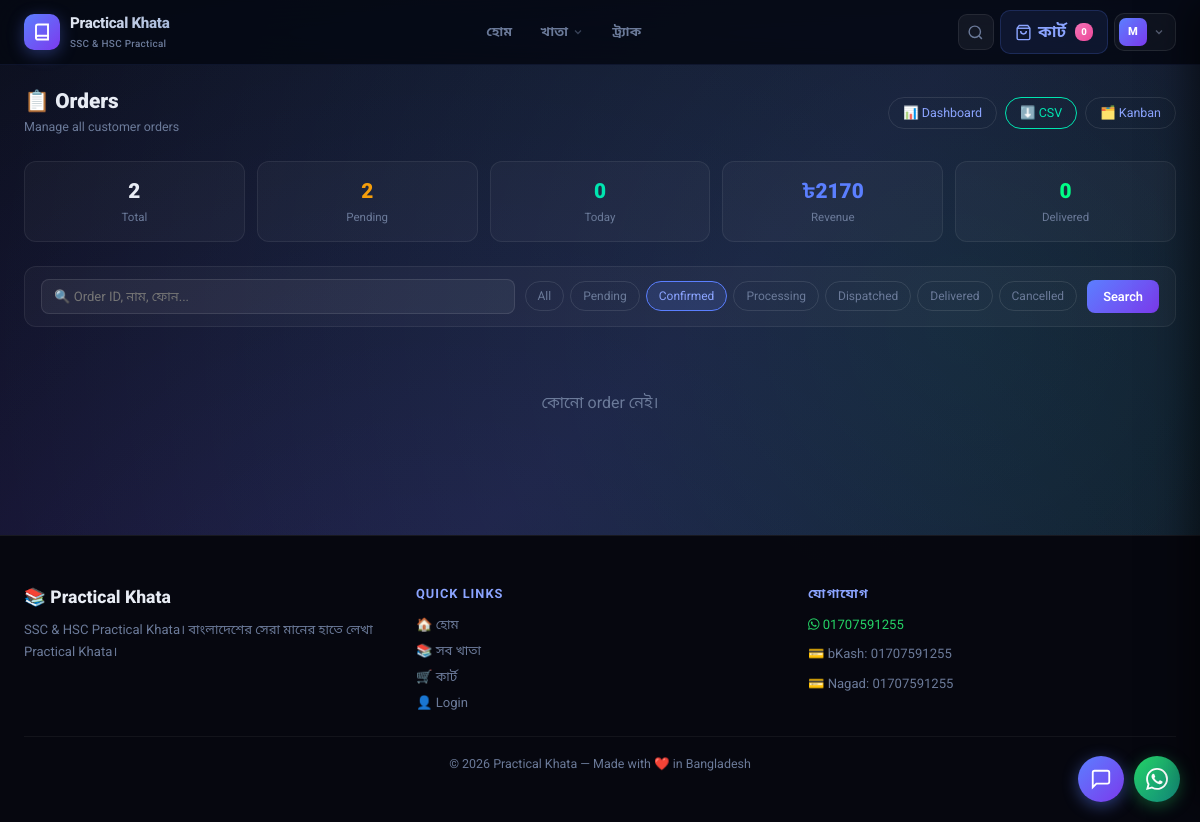
Page /manage/orders/?status=confirmed (signed in) on the committed database.
### core/models.py (models this page shows, shortened)
class SiteSettings(models.Model):
    site_name        = models.CharField(max_length=100, default='Practical Khata')
    tagline          = models.CharField(max_length=200, default='SSC & HSC Practical Khata')
    whatsapp_number  = models.CharField(max_length=20, default='8801707591255')
    delivery_charge  = models.DecimalField(max_digits=6, decimal_places=2, default=110)
    free_delivery_above = models.DecimalField(max_digits=8, decimal_places=2, default=0,
                          help_text='0 means no free delivery threshold')
    bkash_number     = models.CharField(max_length=20, blank=True, default='01707591255')
    nagad_number     = models.CharField(max_length=20, blank=True, default='01707591255')
    chat_enabled     = models.BooleanField(default=True, help_text='Show AI chat widget')
    chat_welcome_msg = models.CharField(max_length=300,
                       default='আসসালামু আলাইকুম! 👋 কীভাবে সাহায্য করতে পারি?')
    meta_description = models.TextField(blank=True,
                       default='Buy SSC & HSC Practical Khata online in Bangladesh.')
    meta_keywords    = models.CharField(max_length=300, blank=True,
                       default='practical khata, SSC, HSC, Bangladesh')
    og_image         = models.ImageField(upload_to='site/', blank=True, null=True)
    class Meta:
        verbose_name = 'Site Settings'
        verbose_name_plural = 'Site Settings'
    @classmethod
    def get(cls):
        obj, _ = cls.objects.get_or_create(pk=1)
        return obj

### core/views.py (the view)
# urls.py: path('manage/orders/', views.admin_orders, name='admin_orders'),
@staff_required
def admin_orders(request):
    status_filter = request.GET.get('status', '')
    search = request.GET.get('search', '').strip()
    orders = Order.objects.prefetch_related('items__product').order_by('-created_at')
    if status_filter:
        orders = orders.filter(status=status_filter)
    if search:
        orders = orders.filter(
            Q(customer_name__icontains=search) |
            Q(phone__icontains=search) |
            Q(id__icontains=search)
        )
    all_orders = Order.objects.all()
    stats = {
        'total_revenue': all_orders.aggregate(s=Sum('total_amount'))['s'] or 0,
        'pending_count': all_orders.filter(status='pending').count(),
        'today_count':   all_orders.filter(created_at__date=timezone.now().date()).count(),
        'total_count':   all_orders.count(),
        'delivered_count': all_orders.filter(status='delivered').count(),
    }
    paginator = Paginator(orders, 20)
    orders_page = paginator.get_page(request.GET.get('page', 1))
    return render(request, 'admin_orders.html', {
        'orders': orders_page,
        'status_filter': status_filter,
        'search': search,
        'stats': stats,
        'status_choices': Order.STATUS_CHOICES,
    })

### templates/admin_orders.html (shortened to what this page needs)
{% extends 'base.html' %}
{% block content %}
<section class="py-4">
<div class="container-fluid px-3 px-md-4">
  <div class="d-flex align-items-center justify-content-between flex-wrap gap-3 mb-4">
    <div>
      <h1 style="font-size:1.3rem !important; font-weight:900 !important; color:#e8ecf4; margin:0;">📋 Orders</h1>
      <p style="font-size:0.78rem; color:#6b7a99; margin:2px 0 0;">Manage all customer orders</p>
    </div>
    <div class="d-flex gap-2 flex-wrap align-items-center">
      <a href="{% url 'admin_dashboard' %}" class="ao-pill">📊 Dashboard</a>
      <a href="{% url 'export_orders_csv' %}{% if status_filter %}?status={{ status_filter }}{% endif %}" class="ao-pill ao-pill--green">⬇️ CSV</a>
      <button class="ao-pill ao-pill--toggle" id="viewToggle" onclick="toggleView()">🗂️ Kanban</button>
    </div>
  </div>
  <div class="ao-stats-row mb-4">
    <div class="ao-stat">
      <div class="ao-stat-num">{{ stats.total_count }}</div>
      <div class="ao-stat-label">Total</div>
    </div>
    <div class="ao-stat">
      <div class="ao-stat-num" style="color:#f59e0b;">{{ stats.pending_count }}</div>
      <div class="ao-stat-label">Pending</div>
    </div>
    <div class="ao-stat">
      <div class="ao-stat-num" style="color:#00e5b0;">{{ stats.today_count }}</div>
      <div class="ao-stat-label">Today</div>
    </div>
    <div class="ao-stat">
      <div class="ao-stat-num" style="color:#5b7fff;">৳{{ stats.total_revenue|floatformat:0 }}</div>
      <div class="ao-stat-label">Revenue</div>
    </div>
    <div class="ao-stat">
      <div class="ao-stat-num" style="color:#00ff87;">{{ stats.delivered_count }}</div>
      <div class="ao-stat-label">Delivered</div>
    </div>
  </div>
  <form method="GET" class="ao-search-bar mb-3" id="filterForm">
    <input type="text" name="search" value="{{ search }}" placeholder="🔍 Order ID, নাম, ফোন..." class="ao-search-input">
    <div class="ao-filters">
      <a href="{% url 'admin_orders' %}" class="ao-filter-btn {% if not status_filter %}active{% endif %}">All</a>
      {% for val, label in status_choices %}
      <a href="?status={{ val }}{% if search %}&search={{ search }}{% endif %}"
         class="ao-filter-btn {% if status_filter == val %}active{% endif %}">{{ label }}</a>
      {% endfor %}
    </div>
    <button type="submit" class="ao-search-btn">Search</button>
  </form>
  <div id="listView">
    {% for order in orders %}
    <div class="ao-card" data-order-id="{{ order.id }}" data-status="{{ order.status }}">
      <div class="ao-card-top">
        <div class="d-flex align-items-center gap-2 flex-wrap">
          <span class="ao-order-id">{{ order.order_id|default:order.id }}</span>
          <span class="ao-name">{{ order.customer_name }}</span>
          <span class="ao-phone">{{ order.phone }}</span>
          {% if order.payment_status == 'paid' %}
          <span class="ao-paid-badge">✓ PAID</span>
          {% endif %}
        </div>
        <div class="d-flex align-items-center gap-2">
          <span class="dao-status status-{{ order.status }}">{{ order.get_status_display }}</span>
          <span class="ao-date">{{ order.created_at|date:"d M, H:i" }}</span>
        </div>
      </div>
      <div class="ao-items-row">
        {% for item in order.items.all %}
        <span class="dao-item-tag">{{ item.product.name }} ×{{ item.quantity }}</span>
        {% endfor %}
      </div>
      <div class="ao-address">📍 {{ order.address }}</div>
      <div class="ao-card-footer">
        <div class="ao-total">৳{{ order.final_amount|floatformat:0 }}
          {% if order.discount %}<span class="ao-discount">−৳{{ order.discount|floatformat:0 }}</span>{% endif %}
        </div>
        <div class="ao-update-inline" data-order="{{ order.id }}"
             data-ajax-url="{% url 'update_order_status_ajax' order.id %}">
          <select class="ao-select ao-ajax-select">
            {% for val, label in status_choices %}
            <option value="{{ val }}" {% if order.status == val %}selected{% endif %}>{{ label }}</option>
            {% endfor %}
          </select>
          <input type="text" class="ao-note-input ao-ajax-note" value="{{ order.tracking_note }}" placeholder="Note (optional)">
          <button class="ao-update-btn ao-ajax-save-btn">Save</button>
          <span class="ao-save-status"></span>
          <a href="{% url 'order_tracking' order.id %}" class="ao-track-link" target="_blank">Tracking →</a>
        </div>
      </div>
    </div>
    {% empty %}
    <div style="text-align:center; padding:48px; color:#6b7a99;">কোনো order নেই।</div>
    {% endfor %}
  </div>
</div>
</section>
{% endblock %}

### templates/base.html (shortened to what this page needs)
<!DOCTYPE html>
<html lang="bn">
{% load static %}
<head>
    <link href="https://cdn.jsdelivr.net/npm/bootstrap@5.3.0/dist/css/bootstrap.min.css" rel="stylesheet">
    <link rel="stylesheet" href="https://cdnjs.cloudflare.com/ajax/libs/font-awesome/6.4.0/css/all.min.css">
    <link rel="stylesheet" href="{% static 'css/style.css' %}?v=7">
</head>
<body>
    <div class="particles-bg"></div>
    <nav class="pk-nav" id="mainNav" role="navigation" aria-label="Main Navigation">
        <div class="pk-nav-bar">
            <div class="container pk-nav-container">
                <a class="pk-logo" href="{% url 'home' %}" aria-label="{{ site_settings.site_name }}">
                    <div class="pk-logo-icon">
                        <svg width="18" height="18" viewBox="0 0 24 24" fill="none" stroke="white" stroke-width="2.5" stroke-linecap="round"><path d="M4 19.5A2.5 2.5 0 0 1 6.5 17H20"/><path d="M6.5 2H20v20H6.5A2.5 2.5 0 0 1 4 19.5v-15A2.5 2.5 0 0 1 6.5 2z"/></svg>
                    </div>
                    <div class="pk-logo-text">
                        <span class="pk-logo-name">{{ site_settings.site_name }}</span>
                        <span class="pk-logo-tagline">SSC &amp; HSC Practical</span>
                    </div>
                </a>
                <ul class="pk-nav-links" role="list">
                    <li>
                        <a href="{% url 'home' %}" class="pk-link {% if request.resolver_match.url_name == 'home' %}pk-link--active{% endif %}">
                            হোম
                        </a>
                    </li>
                    <li class="pk-mega-parent">
                        <a href="{% url 'products' %}" class="pk-link pk-link--has-arrow {% if 'product' in request.resolver_match.url_name %}pk-link--active{% endif %}">
                            খাতা
                            <svg class="pk-arrow" width="12" height="12" viewBox="0 0 24 24" fill="none" stroke="currentColor" stroke-width="2.5"><path d="M6 9l6 6 6-6"/></svg>
                        </a>
                    </li>
                    <li>
                        <a href="#" class="pk-link"
                           onclick="event.preventDefault(); const t=document.getElementById('trackInput'); if(t){t.scrollIntoView({behavior:'smooth'}); t.focus();}else{const id=prompt('তোমার Order ID লিখো:'); if(id) window.location.assign('/order/'+id+'/tracking/');}">
                            ট্র্যাক
                        </a>
                    </li>
                </ul>
                <div class="pk-nav-actions">
                    <button class="pk-icon-btn" id="pkSearchBtn" aria-label="Search" title="খাতা খুঁজুন">
                        <svg width="17" height="17" viewBox="0 0 24 24" fill="none" stroke="currentColor" stroke-width="2"><circle cx="11" cy="11" r="8"/><path d="m21 21-4.35-4.35"/></svg>
                    </button>
                    <a class="pk-cart-btn" href="{% url 'cart' %}" aria-label="Cart">
                        <svg width="17" height="17" viewBox="0 0 24 24" fill="none" stroke="currentColor" stroke-width="2"><path d="M6 2L3 6v14a2 2 0 002 2h14a2 2 0 002-2V6l-3-4z"/><line x1="3" y1="6" x2="21" y2="6"/><path d="M16 10a4 4 0 01-8 0"/></svg>
                        <span class="pk-cart-label">কার্ট</span>
                        {% if cart_count and cart_count > 0 %}
                        <span class="pk-cart-badge cart-nav-badge">{{ cart_count }}</span>
                        {% else %}
                        <span class="pk-cart-badge cart-nav-badge" style="display:none;">0</span>
                        {% endif %}
                    </a>
                    {% if request.user.is_authenticated %}
                    <div class="pk-user-menu">
                        <button class="pk-user-btn" id="pkUserBtn" aria-label="User menu">
                            <div class="pk-avatar">{{ request.user.username|slice:":1"|upper }}</div>
                            <svg class="pk-arrow" width="12" height="12" viewBox="0 0 24 24" fill="none" stroke="currentColor" stroke-width="2.5"><path d="M6 9l6 6 6-6"/></svg>
                        </button>
                    </div>
                    {% else %}
                    <a href="{% url 'login' %}" class="pk-auth-link">Login</a>
                    <a href="{% url 'register' %}" class="pk-auth-btn">Register</a>
                    {% endif %}
                </div>
            </div>
        </div>
    </nav>
    {% block content %}{% endblock %}
    <footer class="mt-5 py-5" style="border-top:1px solid rgba(255,255,255,0.07);background:rgba(7,8,15,0.98);">
        <div class="container">
            <div class="row g-4">
                <div class="col-md-4">
                    <div style="font-size:1.1rem;font-weight:800;color:#e8ecf4;margin-bottom:8px;">
                        📚 {{ site_settings.site_name }}
                    </div>
                    <p style="font-size:0.82rem;color:#6b7a99;line-height:1.7;">
                        {{ site_settings.tagline }}। বাংলাদেশের সেরা মানের হাতে লেখা Practical Khata।
                    </p>
                </div>
                <div class="col-md-4">
                    <div
                        style="font-size:0.8rem;font-weight:700;color:#8ba4ff;margin-bottom:12px;text-transform:uppercase;letter-spacing:1px;">
                        Quick Links</div>
                    <div style="display:flex;flex-direction:column;gap:6px;">
                        <a href="{% url 'home' %}" style="font-size:0.82rem;color:#6b7a99;text-decoration:none;">🏠
                            হোম</a>
                        <a href="{% url 'products' %}" style="font-size:0.82rem;color:#6b7a99;text-decoration:none;">📚
                            সব খাতা</a>
                        <a href="{% url 'cart' %}" style="font-size:0.82rem;color:#6b7a99;text-decoration:none;">🛒
                            কার্ট</a>
                        <a href="{% url 'login' %}" style="font-size:0.82rem;color:#6b7a99;text-decoration:none;">👤
                            Login</a>
                    </div>
                </div>
                <div class="col-md-4">
                    <div
                        style="font-size:0.8rem;font-weight:700;color:#8ba4ff;margin-bottom:12px;text-transform:uppercase;letter-spacing:1px;">
                        যোগাযোগ</div>
                    <div style="display:flex;flex-direction:column;gap:8px;">
                        <a href="https://wa.me/{{ site_settings.whatsapp_number }}" target="_blank"
                            style="font-size:0.82rem;color:#25d366;text-decoration:none;">
                            <i class="fab fa-whatsapp"></i> {{ site_settings.whatsapp_number|slice:"2:" }}
                        </a>
                        {% if site_settings.bkash_number %}
                        <span style="font-size:0.82rem;color:#6b7a99;">
                            💳 bKash: {{ site_settings.bkash_number }}
                        </span>
                        {% endif %}
                        {% if site_settings.nagad_number %}
                        <span style="font-size:0.82rem;color:#6b7a99;">
                            💳 Nagad: {{ site_settings.nagad_number }}
                        </span>
                        {% endif %}
                    </div>
                </div>
            </div>
            <div
                style="border-top:1px solid rgba(255,255,255,0.05);margin-top:24px;padding-top:16px;text-align:center;">
                <p style="font-size:0.78rem;color:#6b7a99;margin:0;">
                    © 2026 {{ site_settings.site_name }} — Made with ❤️ in Bangladesh
                </p>
            </div>
        </div>
    </footer>
    <a href="https://wa.me/{{ site_settings.whatsapp_number }}" class="wa-float" target="_blank" rel="noopener"
        title="WhatsApp এ মেসেজ করো" aria-label="WhatsApp">
    </a>
    {% if chat_enabled %}
    <div class="ai-chat-widget" id="aiChatWidget">
        <button class="ai-chat-toggle" id="aiChatToggle" aria-label="Chat">
            <span class="ai-chat-icon-open">
                <svg width="22" height="22" viewBox="0 0 24 24" fill="none" stroke="white" stroke-width="2">
                    <path d="M21 15a2 2 0 0 1-2 2H7l-4 4V5a2 2 0 0 1 2-2h14a2 2 0 0 1 2 2z"></path>
                </svg>
            </span>
        </button>
    </div>
    {% endif %}
</body>
</html>

### rows in the picture
SiteSettings: site_name "Practical Khata", tagline "SSC & HSC Practical Khata", whatsapp_number "01707591255", bkash_number "01707591255", nagad_number "01707591255"

### other values in the picture
{{ request.user.username|slice:":1"|upper }} "M"
{{ stats.total_count }} "2"
{{ stats.pending_count }} "2"
{{ stats.today_count }} "0"
{{ stats.total_revenue|floatformat:0 }} "2170"
{{ stats.delivered_count }} "0"
{{ label }} "Pending" "Confirmed" "Processing" "Dispatched" "Delivered" "Cancelled"
